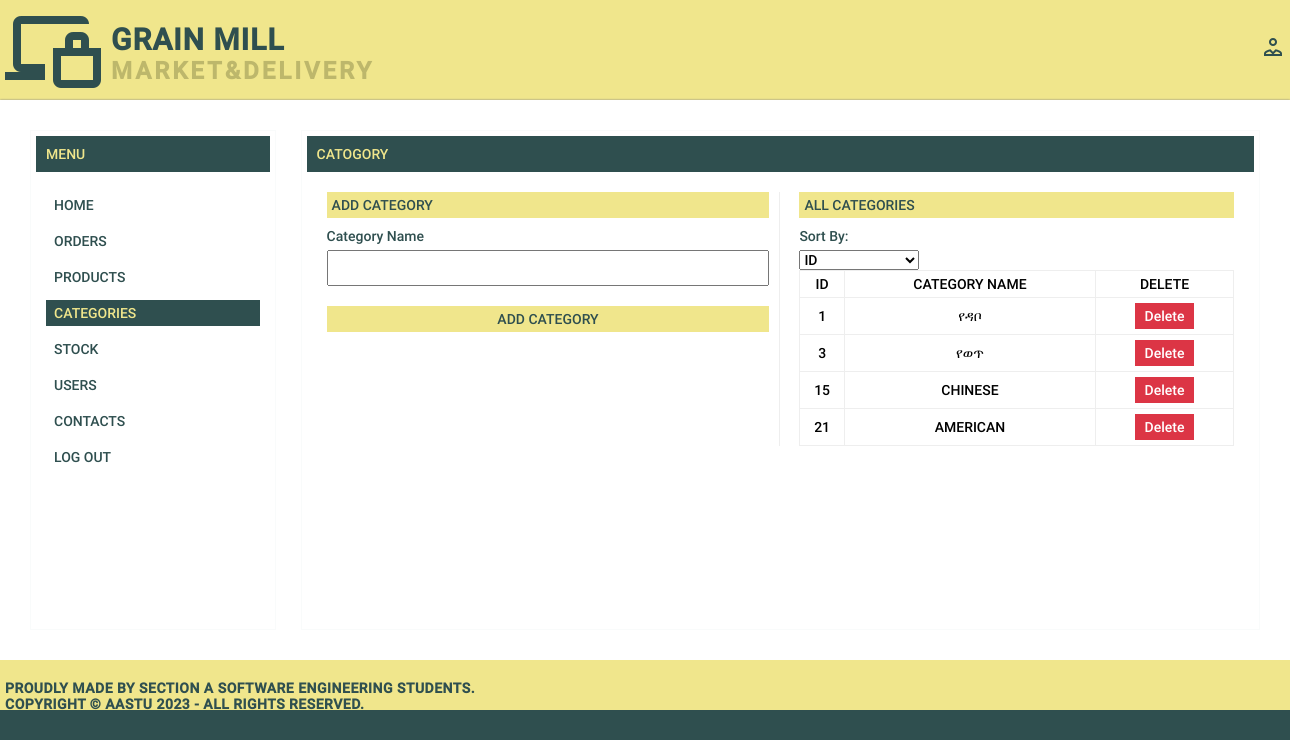
The page /admin/adminPages/addCategory.php (signed in) on the database its author committed.
### tables this page shows
CREATE TABLE `categories` (
  `ID` int(30) NOT NULL,
  `cat_name` varchar(30) NOT NULL,
  `created_at` timestamp NOT NULL DEFAULT current_timestamp(),
  `updated_at` timestamp NOT NULL DEFAULT current_timestamp()
);

### admin/adminPages/addCategory.php (the view, shortened to what this page needs)
<?php
require_once "../admin_commons/header.php";
?>
<!DOCTYPE html>
<html lang="en">
<head>
    <link rel="stylesheet" type="text/css" href="../css/astyle.css" />
</head>
<body>
<main>
    <div class="main-content">
        <div class="sidebar">
            <h3>Menu</h3>
            <ul>
                <li><a href="../index.php">Home</a></li>
                <li><a href="orders.php">Orders</a></li>
                <li><a href="addProduct.php">Products</a></li>
                <li><a class="active" href="addCategory.php">Categories</a></li>
                <li><a href="addStock.php">Stock</a></li>
                <li><a href="users.php">Users</a></li>
                <li><a href="contacts.php">Contacts</a></li>
                <li><a href="../adFunctions/adminLogout.php">Log out</a></li>
            </ul>
        </div>
        <div class="content">
            <h3>Catogory</h3>
            <div class="content-data">
                <div class="content-form">
                    <form action="addCategory.php" method="post">
                        <h4>Add Category</h4>
                        <?php
                        global $DB_Connector;
                        ?>
                        <div class="form-group">
                                <label>Category Name</label>
                                <input type="text" name="cat_name" required>
                            </div>
                        <div class="form-group">
                            <input type="submit" name="addCategory" value="Add Category">
                        </div>
                    </form>
                </div>
                <div class="content-detail">
                    <h4>All Categories</h4>
                    <form method="GET">
                        <label for="sort-by">Sort By:</label>
                        <select name="sort-by" id="sort-by" onchange="this.form.submit()">
                            <option value="ID" <?php if (isset($_GET['sort-by']) && $_GET['sort-by'] === 'ID') echo 'selected'; ?>>ID</option>
                        </select>
                    </form>
                    <table>
                        <thead>
                        <tr>
                            <th>ID</th>
                            <th>Category Name</th>
                            <th>Delete</th>
                        </tr>
                        </thead>
                        <tbody>
                        <?php
                        $limit = 8;
                        $page = isset($_GET['page']) ? $_GET['page'] : 1;
                        $offset = ($page - 1) * $limit;
                        $sortColumn = isset($_GET['sort-by']) ? $_GET['sort-by'] : 'ID';
                        $retrieve = "SELECT * FROM categories ORDER BY $sortColumn LIMIT $limit OFFSET $offset";
                        $query = mysqli_query($DB_Connector, $retrieve);
                        while ($fetch = mysqli_fetch_assoc($query)) {
                            echo "<tr>";
                            echo "<th>" . $fetch['ID'] . "</th>";
                            echo "<th>" . $fetch['cat_name'] . "</th>";
                            ?>
                            <th>
                                <button class="delete-btn" onclick="showConfirmation(this)">Delete</button>
                            </th>
                            <?php
                            echo "</tr>";
                        }
                        ?>
                        </tbody>
                    </table>
                </div>
            </div>
        </div>
    </div>
</main>
<footer>
    <div class="container">
        <div class="footer-bar">
            <div class="copyright-text">
                <p>Proudly made by Section A Software Engineering Students.<br>
              Copyright &copy; AASTU 2023 - All Rights Reserved.<p>
            </div>
        </div>
    </div>
</footer>
</body>
</html>

### admin/css/astyle.css (style rules this page uses)
:root { --khaki: #F0E68C; --khakiDark: #BDB76B; --darkStaleGray: #2F4F4F; --white: #FFFFFF; }
* { padding: 0; margin: 0; font-family: Roboto; font-size: 14px; font-weight: normal; box-sizing: border-box; }
body { width: 100%; height: 100vh; background-color: var(--darkStaleGray); }
.container { width: 1280px; margin: 0 auto; }
main { background-color: var(--white); padding: 30px; box-shadow: 0 0 2px #808080; }
main .main-content { display: flex; justify-content: space-between; }
main .main-content h3 { background-color: var(--darkStaleGray); color: var(--khaki); text-transform: uppercase; padding: 10px; }
main .sidebar { width: 20%; min-height: 500px; padding: 5px; border: 1px solid rgba(236, 240, 241,0.3); }
main .sidebar ul { list-style: none; padding: 10px; }
main .sidebar ul li { margin-bottom: 5px; }
main .sidebar ul li a { color: var(--darkStaleGray); text-transform: uppercase; text-decoration: none; padding: 5px 8px; margin-top: 10px; display: block; }
.active, main .sidebar ul li a:hover { background-color: var(--darkStaleGray); color: var(--khaki) !important; }
main .content { width: 78%; padding: 5px; border: 1px solid rgba(236, 240, 241,0.3); }
main .content .content-data { padding: 20px; display: flex; justify-content: space-between; }
main .content .content-data .content-form { width: 50%; border-right: 1px solid #eee; padding-right: 10px; }
main .content .content-data .content-detail { width: 49%; height: 100%; padding-left: 10px; }
main h4 { display: block; color: var(--darkStaleGray); background-color: var(--khaki); text-transform: uppercase; padding: 5px; margin-bottom: 10px; }
main form .form-group { margin: 10px 0; width: 100%; }
main form label { color: var(--darkStaleGray); display: block; margin-bottom: 6px; }
main form .form-group input, main form .form-group select, main form .form-group textarea { width: 100%; padding: 8px 5px }
main form input[type="submit"] { background-color: var(--khaki); color: var(--darkStaleGray); text-transform: uppercase; text-decoration: none; text-align: center; padding: 5px 8px; margin-top: 20px; display: block; border: none; cursor: pointer; width: 100%; }
main table { width: 100%; border: 1px solid #eee; border-collapse: collapse; }
main table th { text-transform: uppercase; }
main table td, main table th { border: 1px solid #eee; text-align: center; padding: 5px 2px; }
footer { height: 50px; background-color: var(--khaki); }
footer .footer-bar .copyright-text p { color: var(--darkStaleGray); text-transform: uppercase; letter-spacing: 0.5px; font-weight: bold; padding-top: 20px; }

### admin/adminPages/addCategory.php (style rules this page uses)
.confirm-btn, .cancel-btn, .delete-btn { border: none; padding: 5px 10px; cursor: pointer; transition: background-color 0.3s ease; }
.delete-btn { background-color: #dc3545; color: #ffffff; }

### rows shown on the page
categories: ID "1", cat_name "የዳቦ"
categories: ID "3", cat_name "የወጥ"
categories: ID "15", cat_name "CHINESE"
categories: ID "21", cat_name "AMERICAN"
